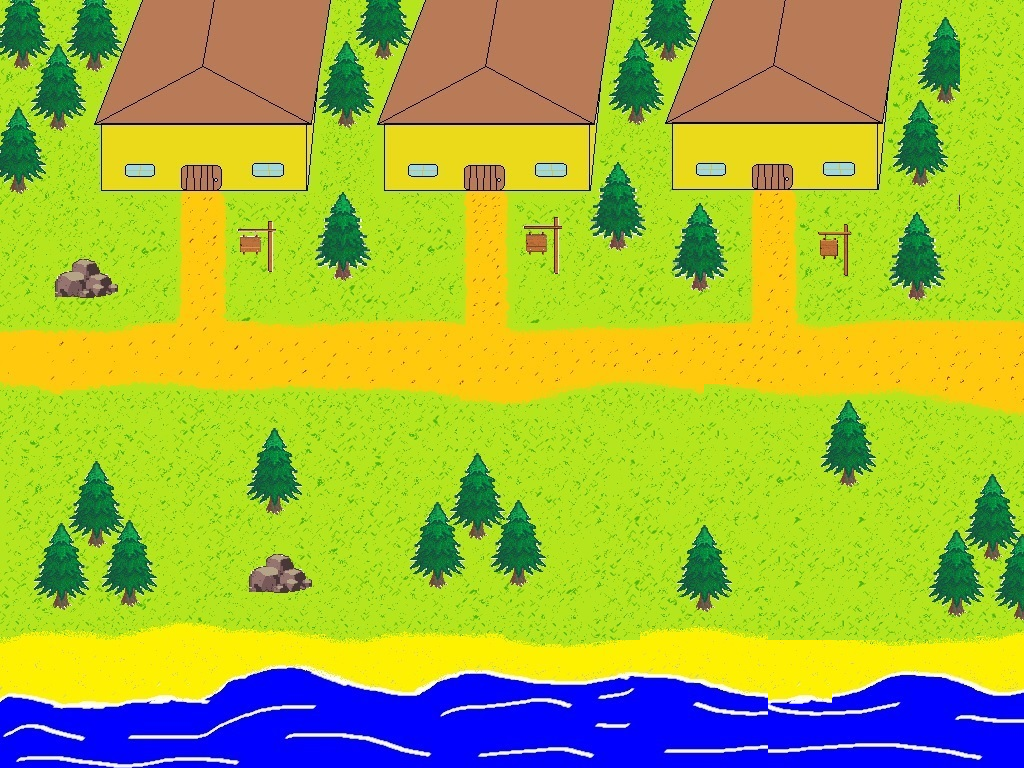

A level layout from a 2D game, rendered from its tile map. Below: a short description, then the map file with its tile-grid data intact:
An orthogonal 16x12 tile map with 64x64 px tiles, 1 tile layer (Tile Layer 1).

<map version="1.5" tiledversion="1.7.2" orientation="orthogonal" renderorder="right-down" width="16" height="12" tilewidth="64" tileheight="64" infinite="0" nextlayerid="2" nextobjectid="1">
 <tileset firstgid="1" source="test carlos2.tsx" />
 <layer id="1" name="Tile Layer 1" width="16" height="12">
  <data encoding="csv">
1,2,3,4,5,6,7,8,9,10,11,12,13,14,15,119,
16,17,18,19,20,21,22,23,24,25,26,27,28,29,30,119,
31,32,33,34,35,36,37,38,39,40,41,42,43,44,45,119,
46,47,48,49,50,51,52,53,54,55,56,57,58,59,60,119,
61,62,63,64,65,66,67,68,69,70,71,72,73,74,75,119,
76,77,78,79,80,81,82,83,84,85,86,87,88,89,90,90,
91,92,93,94,95,96,97,98,99,100,101,101,102,103,104,105,
106,107,108,109,110,111,112,113,114,115,116,116,117,118,119,120,
121,122,123,124,125,126,127,128,129,130,131,132,133,133,134,135,
136,137,138,139,140,141,142,143,144,130,146,147,133,133,149,150,
151,152,153,154,155,156,157,158,159,160,161,162,153,163,164,165,
166,167,168,169,170,171,172,173,174,175,176,177,177,178,179,180
</data>
 </layer>
</map>